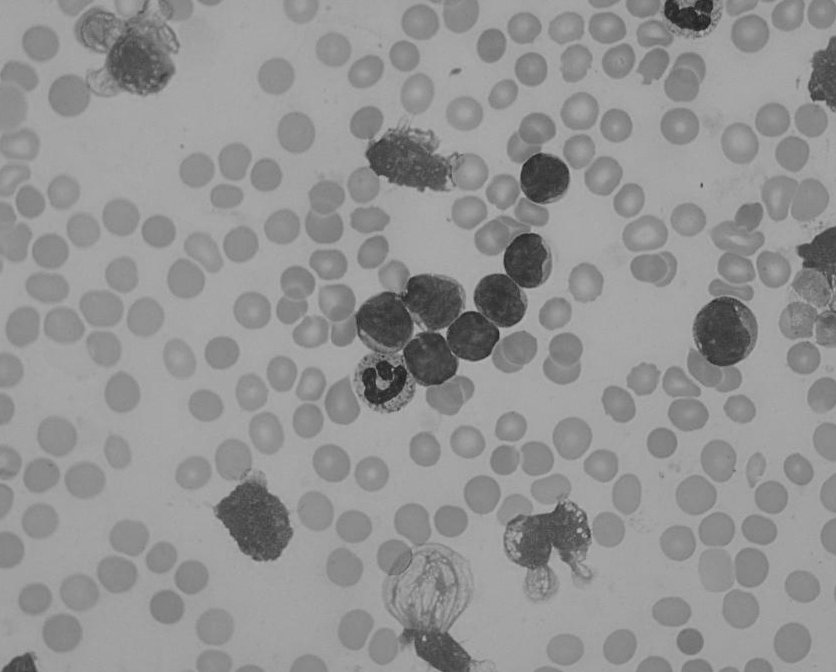
%> input picture HW4/blood_cells.bmp, 836 x 672 px
$ octave Problem2c_Level.m   (GNU Octave 9; MATLAB toolbox functions it lacks are replaced by stand-ins)
%> lines starting %> are read from the running program, lines starting %| are printed output that depends on the picture; in (x1, y1, x2, y2) boxes, pixels count from 0 and x2, y2 are one past the last pixel; in counts of white or black regions, pixels touching at a corner belong together; the program's own positions count from 1
%%%%%%%%%%%%%%%%%%%%%%%%%%%%%%%%%%%%%%%%%%%%%%%%%%%%%%%%%%%%
% EE 569 Homework #4
% Date: Nov. 29, 2015
% Name: Faiyadh Shahid
% ID: 4054-4699-70
% Email: fshahid@usc.edu
%------------------------------------------------------------------------%
% Notes:
% 1) All the images for this problems should be placed in the same directory.
% 2) Please see the RGB image in 24-bit RGB planar while using ImageJ.
% 3) Please make sure all the functions as asked are placed in the same
% directory and used rightly.
% 4) Functions required to read the raw files: readImage.m (*** Compulsory***)
% 5) Some lines in the code are commented because they were tried for
% answering some part of the questions.
%  This Matlab code demonstrates an edge-based active contour model as an application of
%  the Distance Regularized Level Set Evolution (DRLSE) formulation in the following paper:
%
%  C. Li, C. Xu, C. Gui, M. D. Fox, "Distance Regularized Level Set Evolution and Its Application to Image Segmentation",
%     IEEE Trans. Image Processing, vol. 19 (12), pp. 3243-3254, 2010.
%
% Author: Chunming Li, all rights reserved
% E-mail: lchunming@gmail.com
%         li_chunming@hotmail.com
% URL:  http://www.imagecomputing.org/~cmli/

clear all;
close all;

% Img = (imread('blood_cells.bmp')); % real miscroscope image of cells
Img = imcomplement(imread('blood_cells.bmp')); % real miscroscope image of cells
%> Img: size 672x836 uint8; min 74, max 227, mean 108.1

% [9 lines of commented-out code are left out]

Img = double(Img(:,:,1));
%> Img: size 672x836 double
%% parameter setting
timestep=5;  % time step
mu=0.2/timestep;  % coefficient of the distance regularization term R(phi)
iter_inner=50;
iter_outer=70;
lambda=5; % coefficient of the weighted length term L(phi)
alfa=2;  % coefficient of the weighted area term A(phi)
epsilon=1.5; % papramater that specifies the width of the DiracDelta function

sigma=5;     % scale parameter in Gaussian kernel
G=fspecial('gaussian',15,sigma);
Img_smooth=conv2(Img,G,'same');  % smooth image by Gaussiin convolution
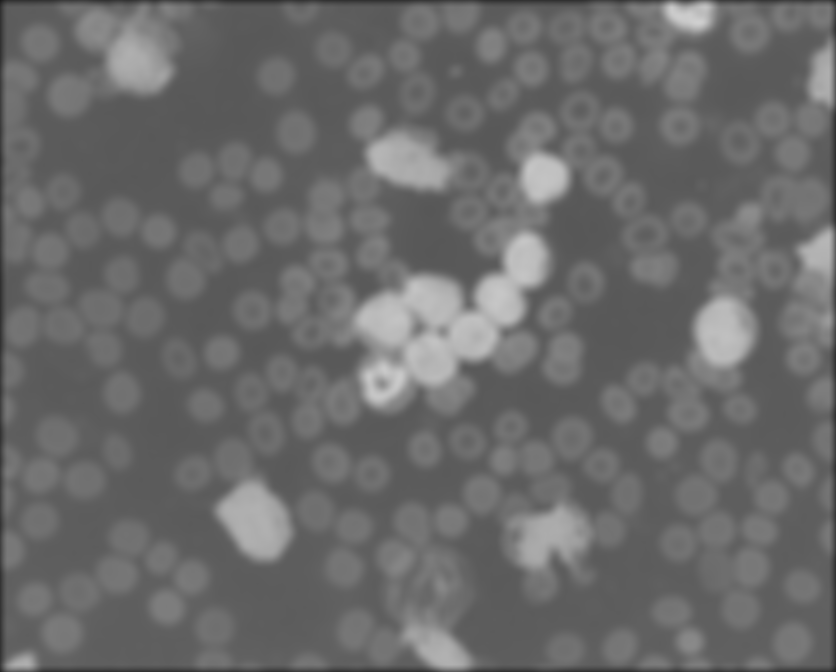
%> Img_smooth: size 672x836 double; min 27.86, max 207.6, mean 107.1
[Ix,Iy]=gradient(Img_smooth);
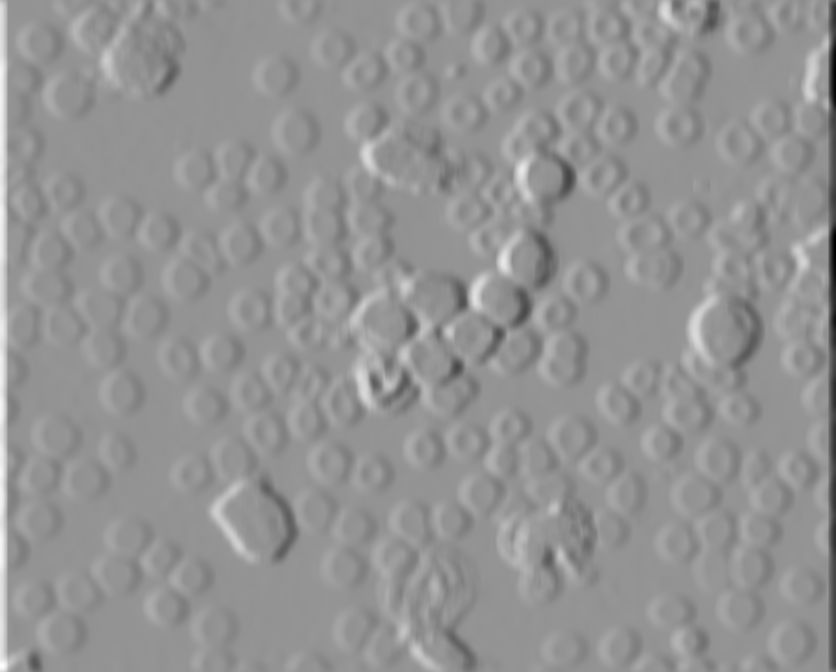
%> Ix: size 672x836 double; min -16.48, max 11.97, mean 0.00858; drawn with min black and max white
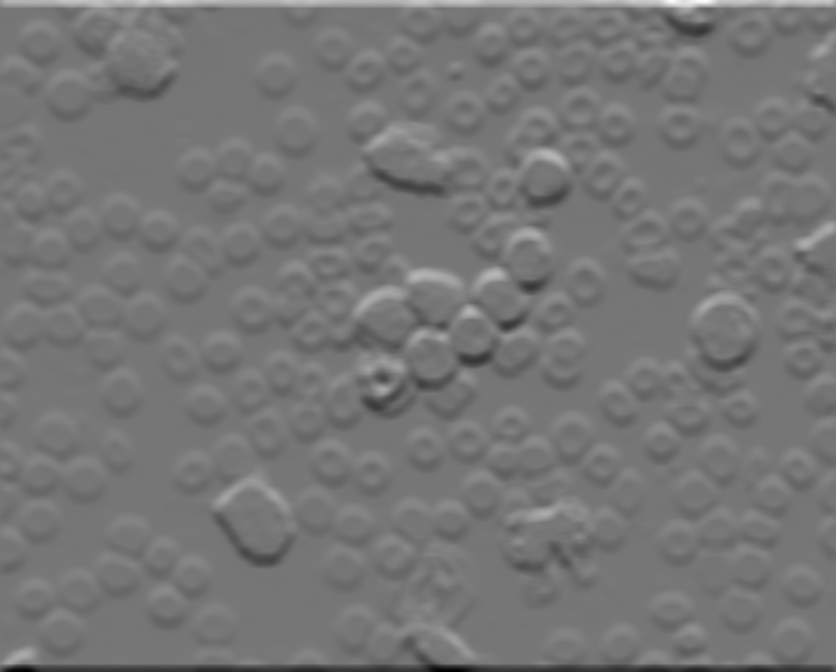
%> Iy: size 672x836 double; min -15.96, max 18.38, mean 0.000848; drawn with min black and max white
f=Ix.^2+Iy.^2;
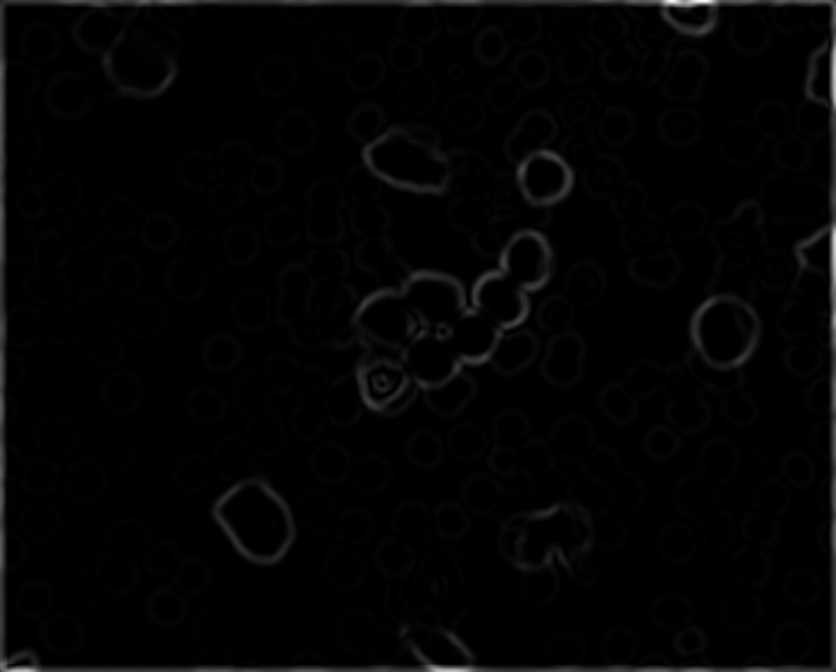
%> f: size 672x836 double; min 1.14e-07, max 337.8, mean 5.5; drawn with min black and max white
g=1./(1+f);  % edge indicator function.
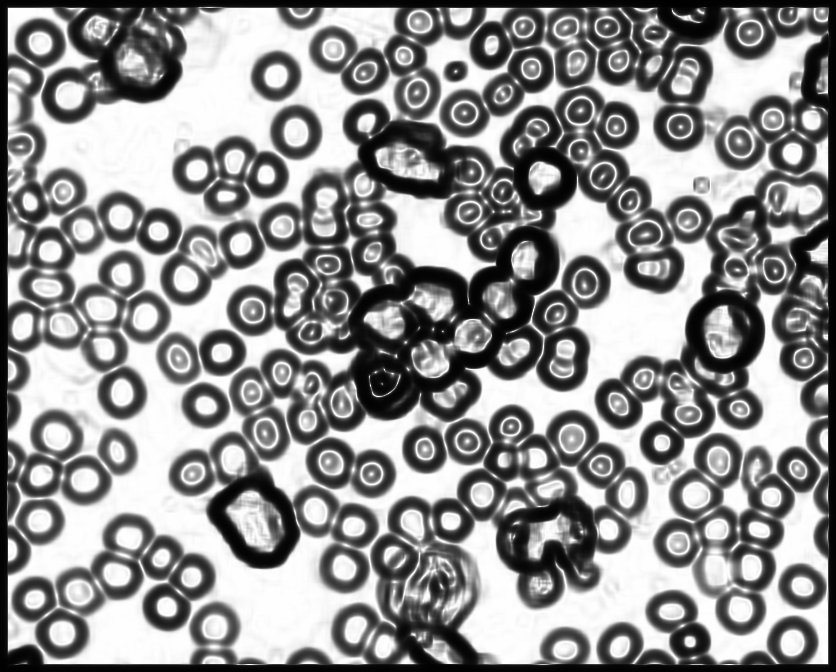
%> g: size 672x836 double; min 0.00295, max 1, mean 0.563

% initialize LSF as binary step function
c0=2;
initialLSF=c0*ones(size(Img));

% generate the initial region R0 as a rectangle
%blood_cells
initialLSF(10:660,10:820)=-c0;
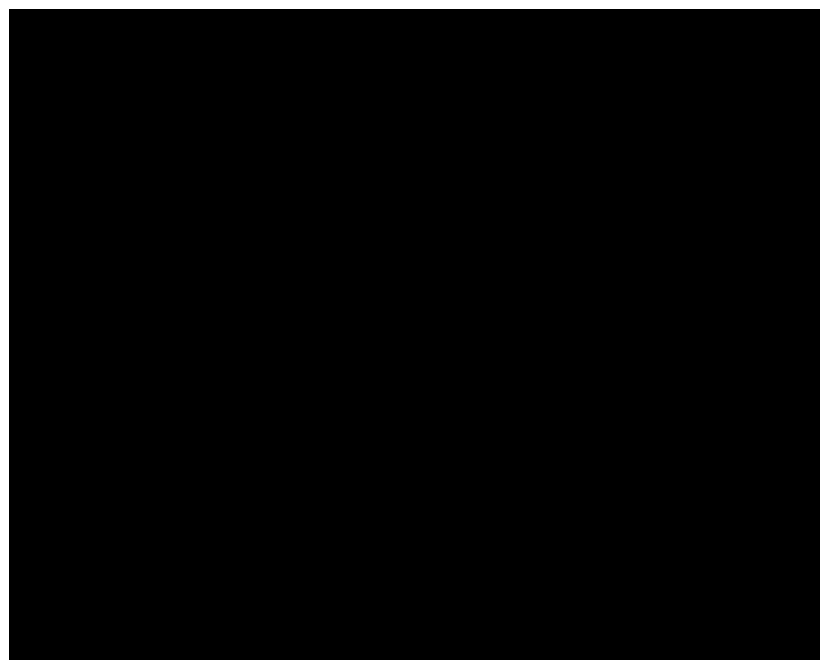
%> initialLSF: size 672x836 double; values -2 (black) and 2 (white), 6% white; 1 white region, box (x1, y1, x2, y2) and area: (0, 0, 836, 672) 33831

phi=initialLSF;

figure(1);
mesh(-phi);   % for a better view, the LSF is displayed upside down
hold on;  contour(phi, [0,0], 'r','LineWidth',2);
title('Initial level set function');
view([-80 35]);

figure(2);
imagesc(Img,[0, 255]); axis off; axis equal; colormap(gray); hold on;  contour(phi, [0,0], 'r');
title('Initial zero level contour');
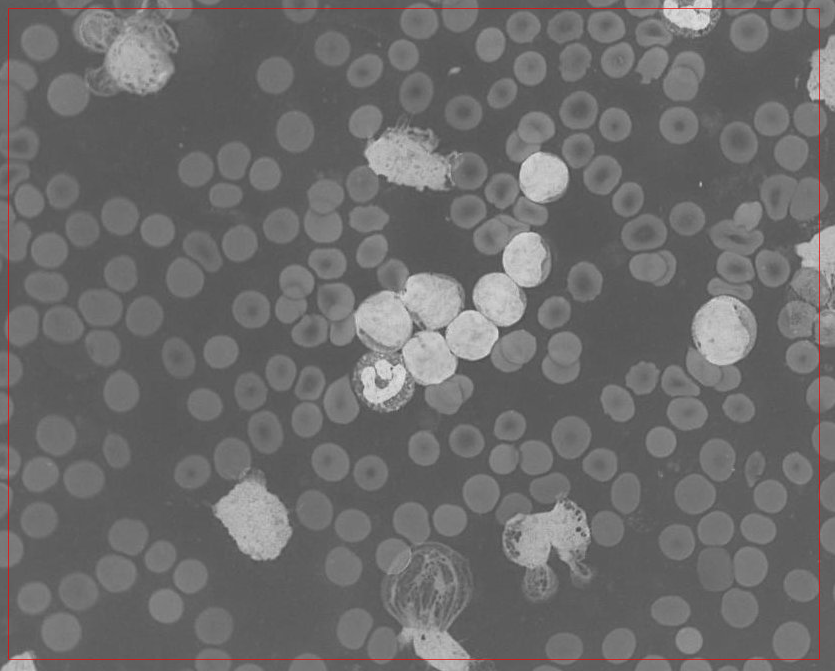
%> figure redrawn from the program's plot data; its title reads 'Initial zero level contour'
pause(0.01);

potential=2;
if potential ==1
    potentialFunction = 'single-well';  % use single well potential p1(s)=0.5*(s-1)^2, which is good for region-based model
elseif potential == 2
    potentialFunction = 'double-well';  % use double-well potential in Eq. (16), which is good for both edge and region based models
else
    potentialFunction = 'double-well';  % default choice of potential function
end

% start level set evolution
for n=1:iter_outer
%> (the run ends here)

$ run again, with HW4/coronary.bmp copied over HW4/blood_cells.bmp
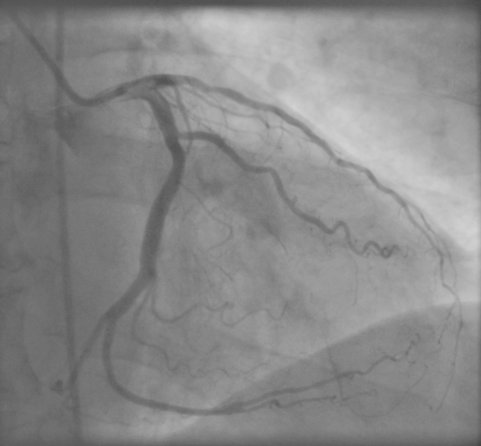
%> input picture HW4/coronary.bmp, 481 x 446 px
%> `initialLSF(10:660,10:820)=-c0;`:
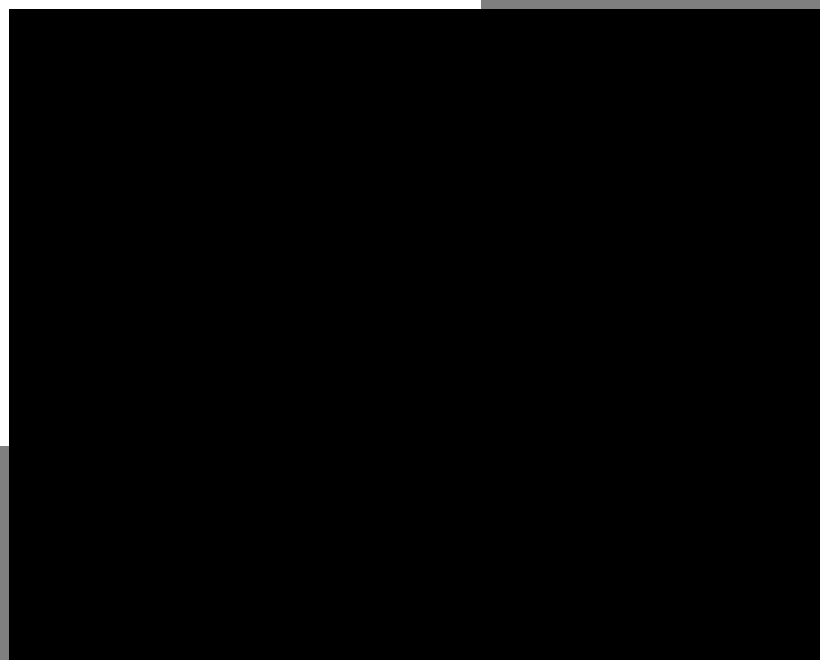
%> initialLSF: size 660x820 double; min -2, max 2, mean -1.92; drawn with min black and max white
%> `title('Initial zero level contour');`:
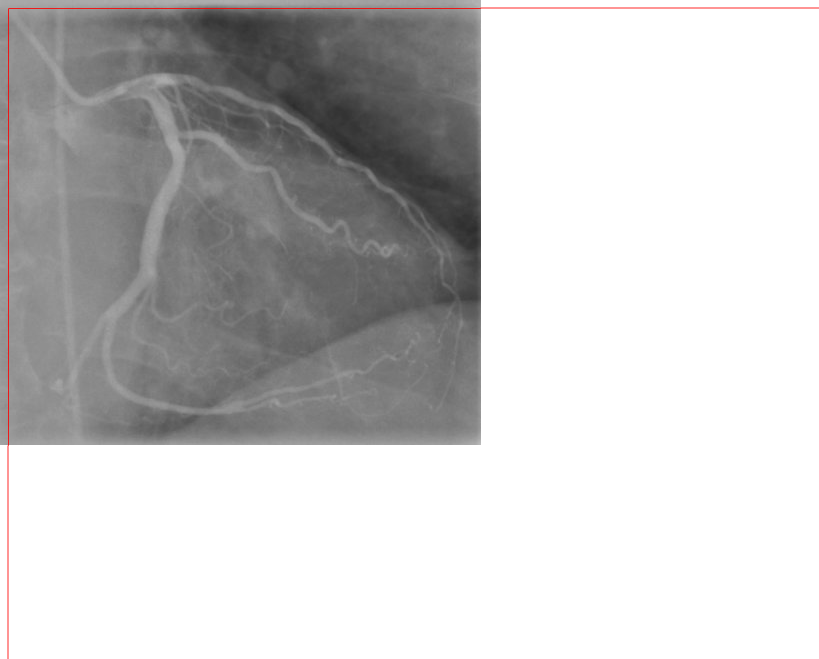
%> figure redrawn from the program's plot data; its title reads 'Initial zero level contour'
